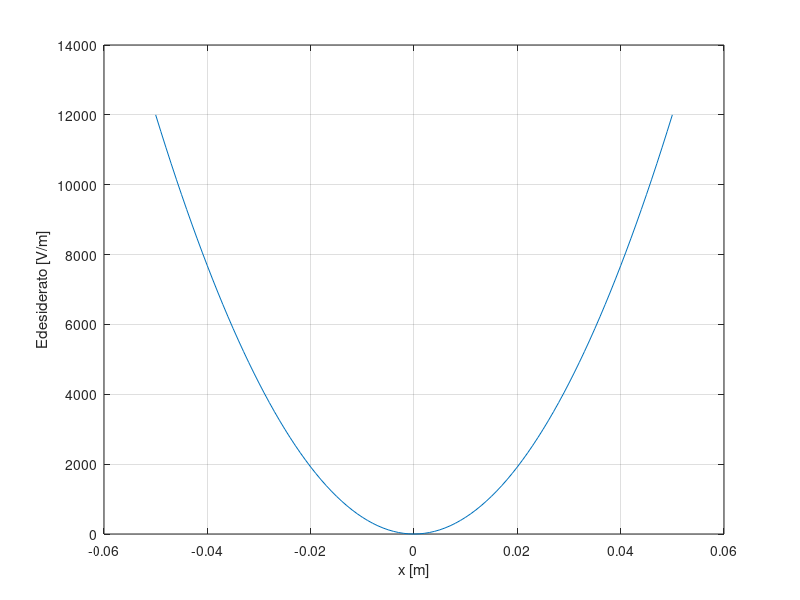

Source code (MATLAB): (Note: this script raises an error after producing the figure.)
clear all, close all, clc;
%scrittura della funzione obiettivo 
%punti di campionamento asse x
xc = -0.05:0.001:0.05;
%intervallo campionamento xa-xb
xa = -0.05;
xb = 0.05;
%punti di campionamento asse y
yc = 0;
%lambda funzione desiderata
lambda = [25 50 35 10].* (1e-09);
%punti in cui si trovano i 4 fili 
P1 = [0.08 0];
P2 = [0 0.08];
P3 = [-0.08 0];
P4 = [0 -0.08];
%vettore punti che passo alla funzione obiettivo 
P = [P1;P2;P3;P4];

%funzione che fa la norma quadra del campo Exy dato da un solo filo
%nell'intervallo [-0.05, 0.05]
%%%%%%%%%%%%%%%%%%%%%%%%%%%%%%%%%%%%
%Edesiderata costante kx^2
Edesideratax = (4800000).*(xc.^2);
%disegno campo Desiderato variabile
figure(1)
plot(xc,Edesideratax);
xlabel('x [m]');
ylabel('Edesiderato [V/m]');
grid on

%%%%%%%%%%%%%%%%%%%%%%%%%%%%%%%%%%%%


%%%%%%%%%%%%%%%%%%%%%%%%%%%%%%%%%%%%
%scrittura funzione obj normalizzata dei campi proiettati lungo l'asse x
%fo dipendende da una variabile lmbd 
fo =@(lmbd) (1/mean(Edesideratax))* sqrt(1/length(xc))* norm(Edesideratax - Etotx(P,xc,yc,[lambda(1),lambda(2),lmbd(1),lambda(4)]));
%f1 dipende da due variabili (lmbd1,lmbd2)
f1 =@(lmbd) (1/mean(Edesideratax))* sqrt(1/length(xc))* norm(Edesideratax - Etotx(P,xc,yc,[lambda(1),lmbd(1),lmbd(2),lambda(4)]));
%%%%%%%%%%%%%%%%%%%%%%%%%%%%%%%%%%%%


%%%%%%%%%%%%%%%%%%%%%%%%%%%%%%%%%%%%
%istruzioni per graficare fobj
%dove faccio variare lmbd1 per fare la ricerca del minimo
passo1 = 1e-9:0.5e-8:2e-7;
%%plot (X, Y)
%grafico in 1 var
figure(2)
%subplot(1,2,1)
plot(passo1,fo2Deval(fo,passo1));
grid
xlabel('{\lambda}3 [C/m]');
ylabel('fobj({\lambda}3)');
%mi creo i punti da graficare in 2 var
%grafico in 2 var
vs = fo3Deval(f1,passo1,passo1);
figure(3);
%subplot(1,2,2)
[X,Y] = meshgrid(passo1,passo1);
surf(X,Y,vs)
grid on
hold on
%linee di livello
contour(X,Y,vs,20)
colorbar
xlabel('{\lambda}2 [C/m]');
ylabel('{\lambda}3 [C/m]');
zlabel('fobj({\lambda}2,{\lambda}3)');
